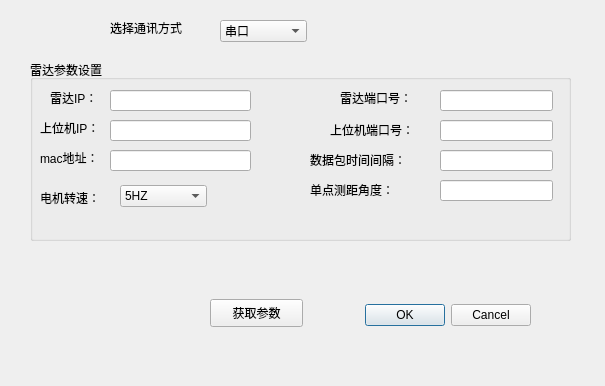
<?xml version="1.0" encoding="UTF-8"?>
<ui version="4.0">
 <class>Dialog</class>
 <widget class="QDialog" name="Dialog">
  <property name="geometry">
   <rect>
    <x>0</x>
    <y>0</y>
    <width>605</width>
    <height>386</height>
   </rect>
  </property>
  <property name="windowTitle">
   <string>Dialog</string>
  </property>
  <widget class="QDialogButtonBox" name="buttonBox">
   <property name="geometry">
    <rect>
     <x>190</x>
     <y>300</y>
     <width>341</width>
     <height>31</height>
    </rect>
   </property>
   <property name="orientation">
    <enum>Qt::Horizontal</enum>
   </property>
   <property name="standardButtons">
    <set>QDialogButtonBox::Cancel|QDialogButtonBox::Ok</set>
   </property>
  </widget>
  <widget class="QGroupBox" name="groupBox">
   <property name="geometry">
    <rect>
     <x>30</x>
     <y>60</y>
     <width>541</width>
     <height>181</height>
    </rect>
   </property>
   <property name="title">
    <string>雷达参数设置</string>
   </property>
   <widget class="QLabel" name="label">
    <property name="geometry">
     <rect>
      <x>20</x>
      <y>30</y>
      <width>61</width>
      <height>16</height>
     </rect>
    </property>
    <property name="text">
     <string>雷达IP：</string>
    </property>
   </widget>
   <widget class="QLineEdit" name="lineEdit">
    <property name="geometry">
     <rect>
      <x>80</x>
      <y>30</y>
      <width>141</width>
      <height>21</height>
     </rect>
    </property>
   </widget>
   <widget class="QLabel" name="label_2">
    <property name="geometry">
     <rect>
      <x>310</x>
      <y>30</y>
      <width>81</width>
      <height>16</height>
     </rect>
    </property>
    <property name="text">
     <string>雷达端口号：</string>
    </property>
   </widget>
   <widget class="QLineEdit" name="lineEdit_2">
    <property name="geometry">
     <rect>
      <x>410</x>
      <y>30</y>
      <width>113</width>
      <height>21</height>
     </rect>
    </property>
   </widget>
   <widget class="QLabel" name="label_3">
    <property name="geometry">
     <rect>
      <x>10</x>
      <y>60</y>
      <width>71</width>
      <height>16</height>
     </rect>
    </property>
    <property name="text">
     <string>上位机IP：</string>
    </property>
   </widget>
   <widget class="QLineEdit" name="lineEdit_3">
    <property name="geometry">
     <rect>
      <x>80</x>
      <y>60</y>
      <width>141</width>
      <height>21</height>
     </rect>
    </property>
   </widget>
   <widget class="QLineEdit" name="lineEdit_4">
    <property name="geometry">
     <rect>
      <x>410</x>
      <y>60</y>
      <width>113</width>
      <height>21</height>
     </rect>
    </property>
    <property name="text">
     <string/>
    </property>
   </widget>
   <widget class="QLabel" name="label_5">
    <property name="geometry">
     <rect>
      <x>300</x>
      <y>60</y>
      <width>101</width>
      <height>20</height>
     </rect>
    </property>
    <property name="text">
     <string>上位机端口号：</string>
    </property>
   </widget>
   <widget class="QLineEdit" name="lineEdit_5">
    <property name="geometry">
     <rect>
      <x>80</x>
      <y>90</y>
      <width>141</width>
      <height>21</height>
     </rect>
    </property>
    <property name="text">
     <string/>
    </property>
   </widget>
   <widget class="QLabel" name="label_6">
    <property name="geometry">
     <rect>
      <x>10</x>
      <y>90</y>
      <width>71</width>
      <height>16</height>
     </rect>
    </property>
    <property name="text">
     <string>mac地址：</string>
    </property>
   </widget>
   <widget class="QLabel" name="label_7">
    <property name="geometry">
     <rect>
      <x>280</x>
      <y>90</y>
      <width>121</width>
      <height>20</height>
     </rect>
    </property>
    <property name="text">
     <string>数据包时间间隔：</string>
    </property>
   </widget>
   <widget class="QLineEdit" name="lineEdit_6">
    <property name="geometry">
     <rect>
      <x>410</x>
      <y>90</y>
      <width>113</width>
      <height>21</height>
     </rect>
    </property>
    <property name="text">
     <string/>
    </property>
   </widget>
   <widget class="QLabel" name="label_8">
    <property name="geometry">
     <rect>
      <x>10</x>
      <y>130</y>
      <width>71</width>
      <height>16</height>
     </rect>
    </property>
    <property name="text">
     <string>电机转速：</string>
    </property>
   </widget>
   <widget class="QComboBox" name="comboBox_2">
    <property name="geometry">
     <rect>
      <x>90</x>
      <y>125</y>
      <width>87</width>
      <height>22</height>
     </rect>
    </property>
    <item>
     <property name="text">
      <string>5HZ</string>
     </property>
    </item>
    <item>
     <property name="text">
      <string>10HZ</string>
     </property>
    </item>
   </widget>
   <widget class="QLineEdit" name="lineEdit_7">
    <property name="geometry">
     <rect>
      <x>410</x>
      <y>120</y>
      <width>113</width>
      <height>21</height>
     </rect>
    </property>
    <property name="text">
     <string/>
    </property>
   </widget>
   <widget class="QLabel" name="label_9">
    <property name="geometry">
     <rect>
      <x>280</x>
      <y>120</y>
      <width>121</width>
      <height>20</height>
     </rect>
    </property>
    <property name="text">
     <string>单点测距角度：</string>
    </property>
   </widget>
  </widget>
  <widget class="QPushButton" name="pushButton">
   <property name="geometry">
    <rect>
     <x>210</x>
     <y>299</y>
     <width>93</width>
     <height>28</height>
    </rect>
   </property>
   <property name="text">
    <string>获取参数</string>
   </property>
  </widget>
  <widget class="QLabel" name="label_4">
   <property name="geometry">
    <rect>
     <x>110</x>
     <y>20</y>
     <width>101</width>
     <height>16</height>
    </rect>
   </property>
   <property name="text">
    <string>选择通讯方式</string>
   </property>
  </widget>
  <widget class="QComboBox" name="comboBox">
   <property name="geometry">
    <rect>
     <x>220</x>
     <y>20</y>
     <width>87</width>
     <height>22</height>
    </rect>
   </property>
   <item>
    <property name="text">
     <string>串口</string>
    </property>
   </item>
   <item>
    <property name="text">
     <string>网口</string>
    </property>
   </item>
  </widget>
 </widget>
 <resources/>
 <connections>
  <connection>
   <sender>buttonBox</sender>
   <signal>accepted()</signal>
   <receiver>Dialog</receiver>
   <slot>accept()</slot>
   <hints>
    <hint type="sourcelabel">
     <x>248</x>
     <y>254</y>
    </hint>
    <hint type="destinationlabel">
     <x>157</x>
     <y>274</y>
    </hint>
   </hints>
  </connection>
  <connection>
   <sender>buttonBox</sender>
   <signal>rejected()</signal>
   <receiver>Dialog</receiver>
   <slot>reject()</slot>
   <hints>
    <hint type="sourcelabel">
     <x>316</x>
     <y>260</y>
    </hint>
    <hint type="destinationlabel">
     <x>286</x>
     <y>274</y>
    </hint>
   </hints>
  </connection>
 </connections>
</ui>
